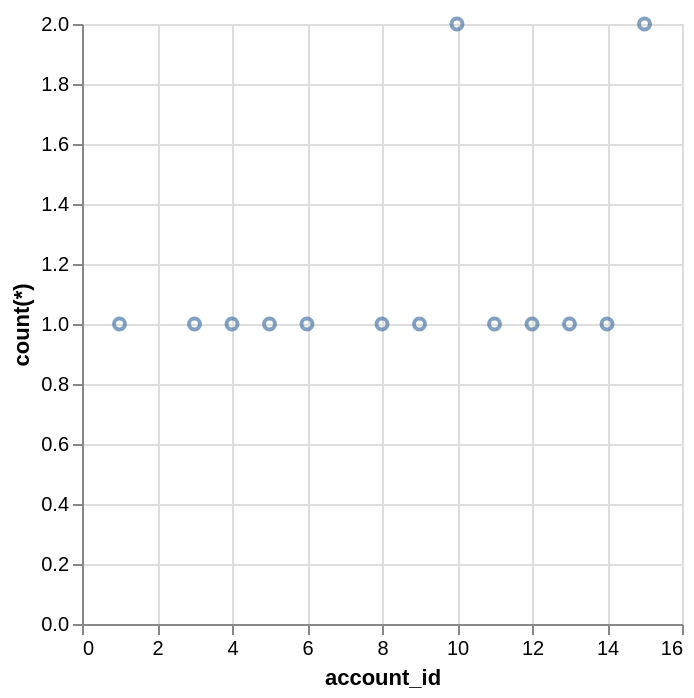

Here is the Vega-Lite specification saved for this chart:
### Vega-Lite specification from a JSON file in a GitHub repository (floating-point values rounded to 4 significant figures)
{"data": {"values": [{"x_data": 1, "y_data": 1}, {"x_data": 3, "y_data": 1}, {"x_data": 4, "y_data": 1}, {"x_data": 5, "y_data": 1}, {"x_data": 6, "y_data": 1}, {"x_data": 8, "y_data": 1}, {"x_data": 9, "y_data": 1}, {"x_data": 10, "y_data": 2}, {"x_data": 11, "y_data": 1}, {"x_data": 12, "y_data": 1}, {"x_data": 13, "y_data": 1}, {"x_data": 14, "y_data": 1}, {"x_data": 15, "y_data": 2}]}, "mark": "point", "encoding": {"x": {"field": "x_data", "type": "quantitative", "title": "account_id"}, "y": {"field": "y_data", "type": "quantitative", "title": "count(*)"}}}
